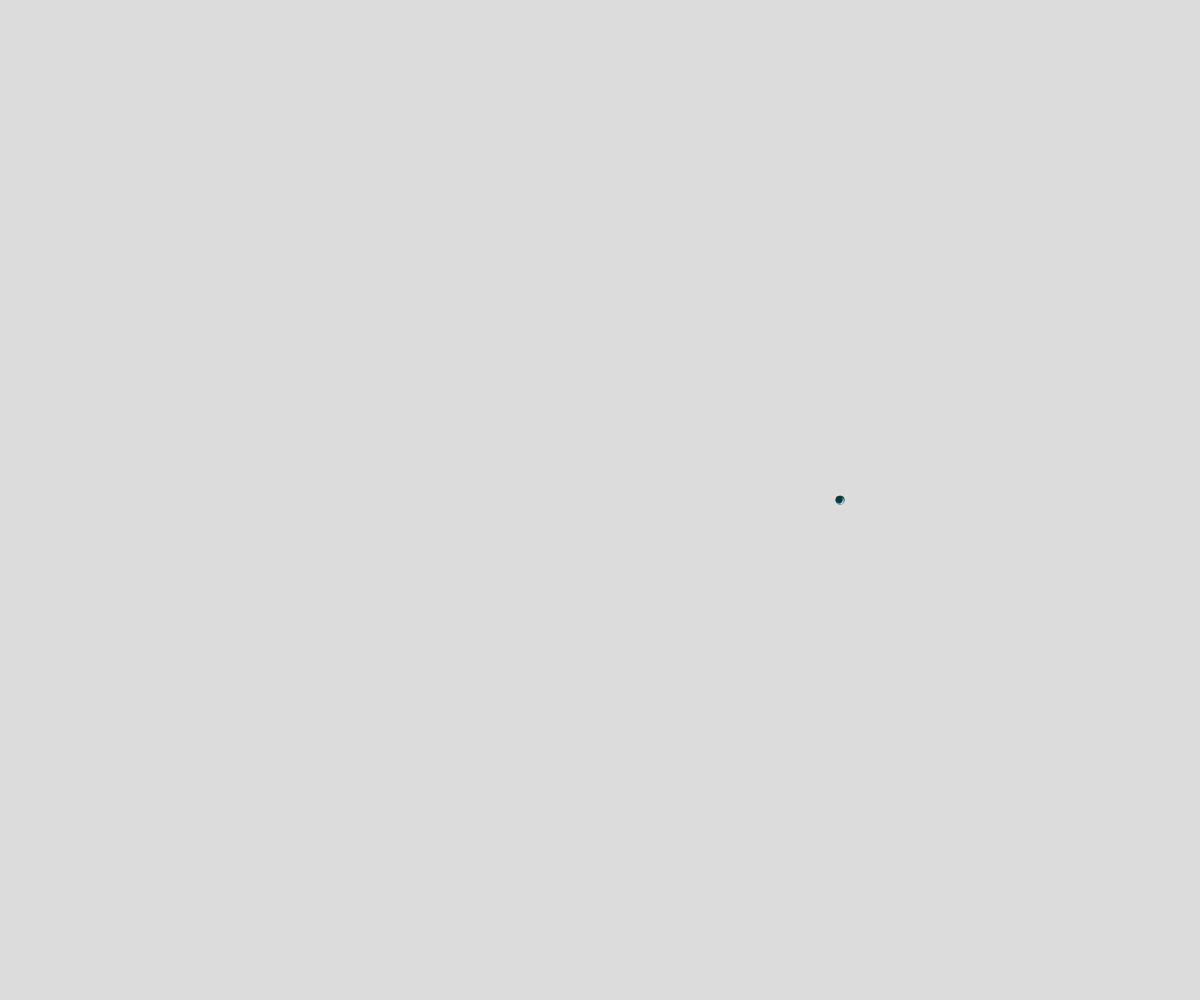
Frame 1 (no input)
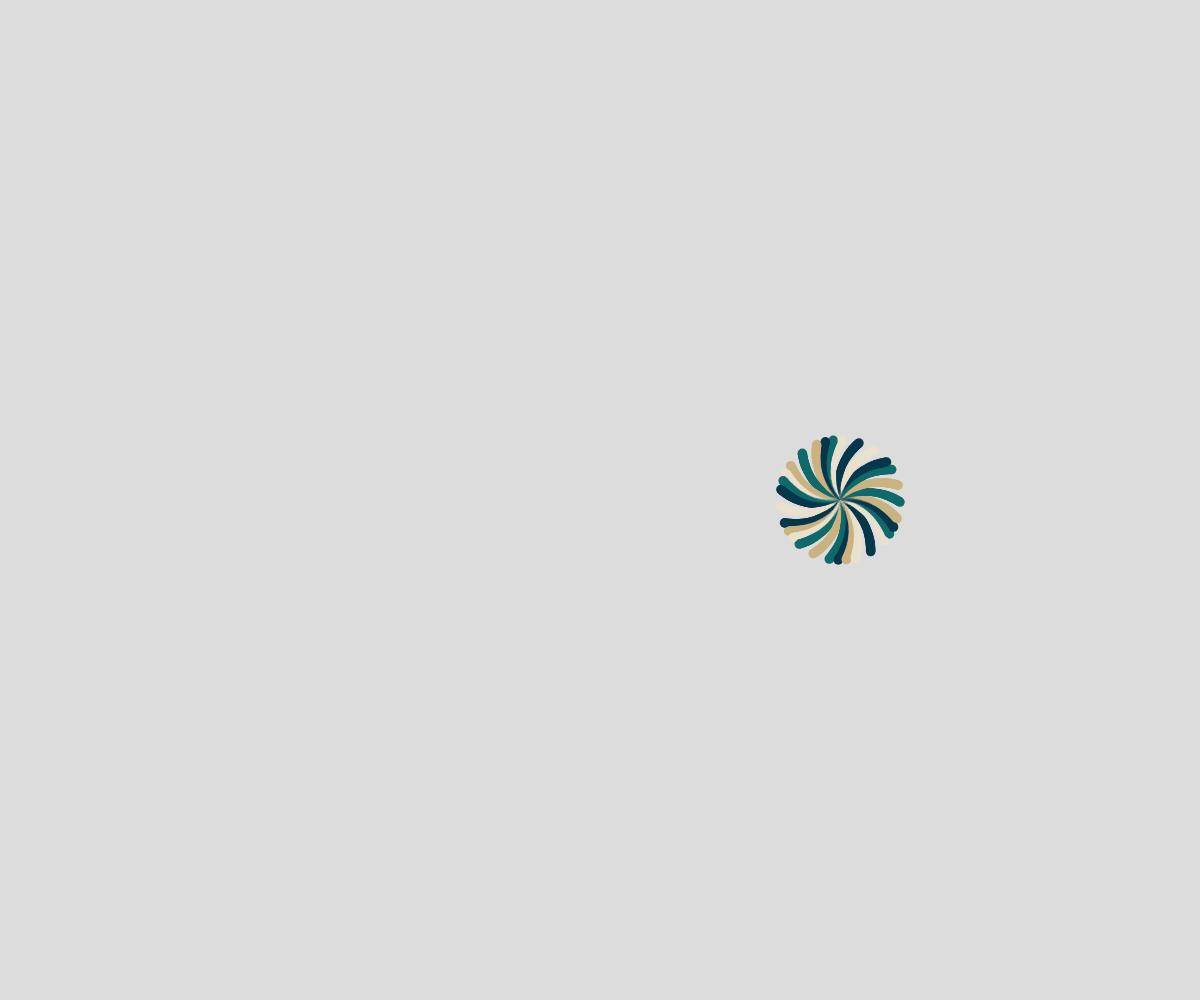
Frame 60 (no input)
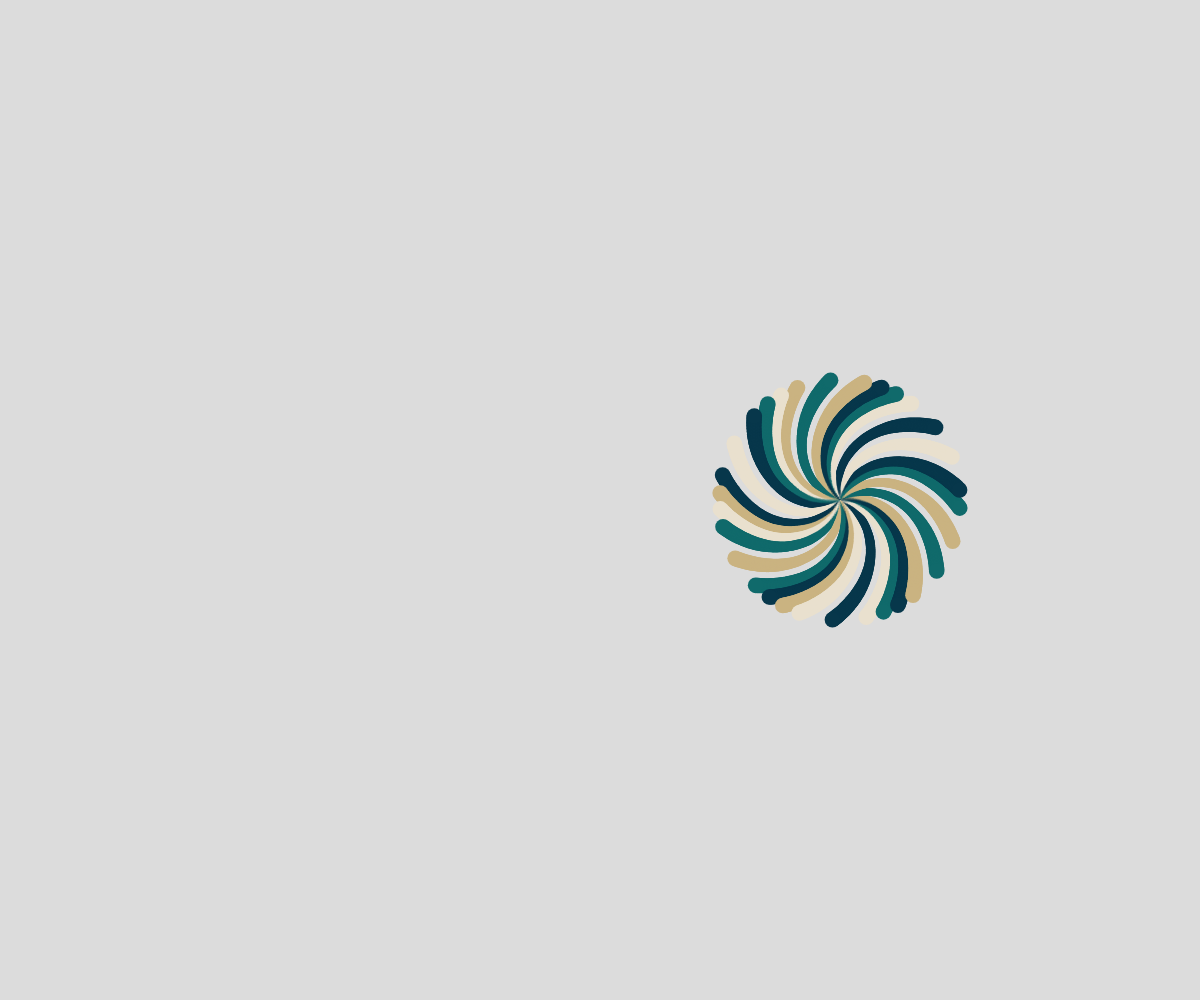
Frame 120 (the mouse pressed at the canvas centre since frame 60)

The p5.js sketch that drew these frames (run headless with seeded random() and noise() and a simulated clock; from frame 60 on, the mouse is pressed at the canvas centre):

// p5.js sketch
// ── sketch.js
let cp;
let center;

function setup() {
  createCanvas(windowWidth, windowHeight);
  background(220);

  cp = random(colorPalletes).colors;
  center = createVector(width * 0.7, height * 0.5);
}

function draw() {

  noStroke();
  for (let i = 0; i < 30; i++) {
    fill(cp[i%cp.length])
    circle(center.x + cos(frameCount / 100 + i) * frameCount, center.y + sin(frameCount / 100 + i) * frameCount, frameCount / 10 + noise(frameCount/100)*10);
  }
}

class Easing {
  static easeInSine(x) {
    return 1 - Math.cos((x * Math.PI) / 2);
  }

  static easeOutSine(x) {
    return Math.sin((x * Math.PI) / 2);
  }

  static easeInOutSine(x) {
    return -(Math.cos(Math.PI * x) - 1) / 2;
  }

  static easeInQuad(x) {
    return x * x;
  }

  static easeOutQuad(x) {
    return 1 - (1 - x) * (1 - x);
  }

  static easeInOutQuad(x) {
    return x < 0.5 ? 2 * x * x : 1 - Math.pow(-2 * x + 2, 2) / 2;
  }

  static easeInCubic(x) {
    return x * x * x;
  }

  static easeOutCubic(x) {
    return 1 - Math.pow(1 - x, 3);
  }

  static easeInOutCubic(x) {
    return x < 0.5 ? 4 * x * x * x : 1 - Math.pow(-2 * x + 2, 3) / 2;
  }

  static easeInQuart(x) {
    return x * x * x * x;
  }

  static easeOutQuart(x) {
    return 1 - Math.pow(1 - x, 4);
  }

  static easeInOutQuart(x) {
    return x < 0.5 ? 8 * x * x * x * x : 1 - Math.pow(-2 * x + 2, 4) / 2;
  }

  static easeInQuint(x) {
    return x * x * x * x * x;
  }

  static easeOutQuint(x) {
    return 1 - Math.pow(1 - x, 5);
  }

  static easeInOutQuint(x) {
    return x < 0.5 ? 16 * x * x * x * x * x : 1 - Math.pow(-2 * x + 2, 5) / 2;
  }

  static easeInExpo(x) {
    return x === 0 ? 0 : Math.pow(2, 10 * x - 10);
  }

  static easeOutExpo(x) {
    return x === 1 ? 1 : 1 - Math.pow(2, -10 * x);
  }

  static easeInOutExpo(x) {
    return x === 0 ?
      0 :
      x === 1 ?
      1 :
      x < 0.5 ?
      Math.pow(2, 20 * x - 10) / 2 :
      (2 - Math.pow(2, -20 * x + 10)) / 2;
  }

  static easeInCirc(x) {
    return 1 - Math.sqrt(1 - Math.pow(x, 2));
  }

  static easeOutCirc(x) {
    return Math.sqrt(1 - Math.pow(x - 1, 2));
  }

  static easeInOutCirc(x) {
    return x < 0.5 ?
      (1 - Math.sqrt(1 - Math.pow(2 * x, 2))) / 2 :
      (Math.sqrt(1 - Math.pow(-2 * x + 2, 2)) + 1) / 2;
  }

  static easeOutBack(x) {
    const c1 = 1.70158;
    const c3 = c1 + 1;
    return 1 + c3 * Math.pow(x - 1, 3) + c1 * Math.pow(x - 1, 2);
  }

  static easeInOutBack(x) {
    const c1 = 1.70158;
    const c2 = c1 * 1.525;
    return x < 0.5 ?
      (Math.pow(2 * x, 2) * ((c2 + 1) * 2 * x - c2)) / 2 :
      (Math.pow(2 * x - 2, 2) * ((c2 + 1) * (x * 2 - 2) + c2) + 2) / 2;
  }
}

const colorPalletes = [
  {
    name: "DeepEmeraldGold",
    colors: ["#005e55", "#fff9bf", "#edb50c", "#b8003d", "#5e001f"],
  },
  {
    name: "WarmRainbow",
    colors: ["#01204E", "#028391", "#F6DCAC", "#FAA968", "#F85525"],
  },
  {
    name: "ChocolateAndCream",
    colors: ["#D54751", "#EF9A48", "#FFFCC7", "#4DA394", "#59322B"],
  },
  {
    name: "PopArt",
    colors: ["#241965", "#653993", "#9F4094", "#B73D6E", "#F19406"],
  },
  {
    name: "DeepEmeraldGold",
    colors: ["#F87523", "#FFC31B", "#E7DCC9", "#1DB7B9", "#126D68"],
  },
  {
    name: "GreenPink",
    colors: ["#01B999", "#FAB3B3", "#DC958F", "#A1D8CE", "#F1FAF7"],
  },
  {
    name: "NatureTranquility",
    colors: ["#106A6B", "#07374B", "#CAB381", "#E9E0CE"],
  },
  {
    name: "VibrantHarmony",
    colors: ["#F15946", "#5681CB", "#FAAA2D", "#296647", "#453945"],
  },
  {
    name: "Serenity Bliss",
    colors: ["#FFB4B8", "#EF4B28", "#0A563A", "#FFBC54", "#ECE9E0"],
  }
];
